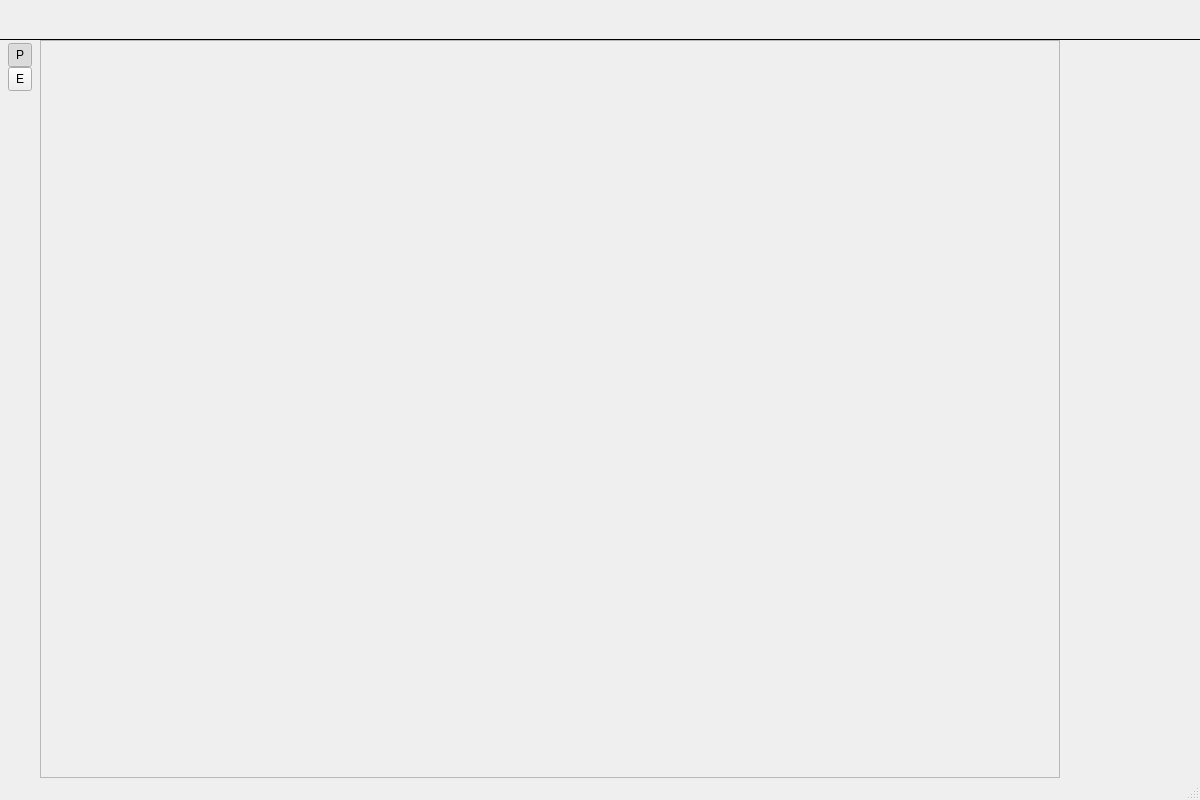
<?xml version="1.0" encoding="UTF-8"?>
<ui version="4.0">
 <class>MainWindow</class>
 <widget class="QMainWindow" name="MainWindow">
  <property name="geometry">
   <rect>
    <x>0</x>
    <y>0</y>
    <width>1200</width>
    <height>800</height>
   </rect>
  </property>
  <property name="windowTitle">
   <string>qtpaint</string>
  </property>
  <widget class="QWidget" name="centralwidget">
   <property name="sizePolicy">
    <sizepolicy hsizetype="Preferred" vsizetype="Preferred">
     <horstretch>0</horstretch>
     <verstretch>0</verstretch>
    </sizepolicy>
   </property>
   <layout class="QGridLayout" name="gridLayout">
    <property name="leftMargin">
     <number>0</number>
    </property>
    <property name="topMargin">
     <number>0</number>
    </property>
    <property name="rightMargin">
     <number>0</number>
    </property>
    <property name="bottomMargin">
     <number>0</number>
    </property>
    <property name="spacing">
     <number>0</number>
    </property>
    <item row="0" column="0">
     <widget class="QWidget" name="topBar" native="true">
      <property name="sizePolicy">
       <sizepolicy hsizetype="Expanding" vsizetype="Fixed">
        <horstretch>0</horstretch>
        <verstretch>0</verstretch>
       </sizepolicy>
      </property>
      <property name="minimumSize">
       <size>
        <width>0</width>
        <height>34</height>
       </size>
      </property>
      <property name="maximumSize">
       <size>
        <width>16777215</width>
        <height>40</height>
       </size>
      </property>
      <property name="styleSheet">
       <string notr="true">QWidget#topBar {
	border-bottom-style: solid; 
	border-bottom-width: 1px;
	border-bottom-color: #000000; 
}
</string>
      </property>
     </widget>
    </item>
    <item row="1" column="0">
     <widget class="QSplitter" name="splitter">
      <property name="orientation">
       <enum>Qt::Horizontal</enum>
      </property>
      <property name="handleWidth">
       <number>0</number>
      </property>
      <property name="childrenCollapsible">
       <bool>false</bool>
      </property>
      <widget class="QWidget" name="toolPanel" native="true">
       <property name="sizePolicy">
        <sizepolicy hsizetype="Preferred" vsizetype="Preferred">
         <horstretch>0</horstretch>
         <verstretch>0</verstretch>
        </sizepolicy>
       </property>
       <property name="minimumSize">
        <size>
         <width>40</width>
         <height>0</height>
        </size>
       </property>
       <property name="baseSize">
        <size>
         <width>40</width>
         <height>0</height>
        </size>
       </property>
       <layout class="QVBoxLayout" name="verticalLayout_2">
        <property name="spacing">
         <number>0</number>
        </property>
        <property name="leftMargin">
         <number>0</number>
        </property>
        <property name="topMargin">
         <number>3</number>
        </property>
        <property name="rightMargin">
         <number>0</number>
        </property>
        <item>
         <layout class="QGridLayout" name="gridLayout_2">
          <item row="0" column="0">
           <layout class="QVBoxLayout" name="verticalLayout">
            <property name="spacing">
             <number>0</number>
            </property>
            <item alignment="Qt::AlignHCenter">
             <widget class="QToolButton" name="toolButton">
              <property name="minimumSize">
               <size>
                <width>24</width>
                <height>24</height>
               </size>
              </property>
              <property name="maximumSize">
               <size>
                <width>24</width>
                <height>24</height>
               </size>
              </property>
              <property name="text">
               <string>P</string>
              </property>
              <property name="checkable">
               <bool>true</bool>
              </property>
              <property name="checked">
               <bool>true</bool>
              </property>
              <attribute name="buttonGroup">
               <string notr="true">buttonGroup</string>
              </attribute>
             </widget>
            </item>
            <item alignment="Qt::AlignHCenter">
             <widget class="QToolButton" name="toolButton_2">
              <property name="sizePolicy">
               <sizepolicy hsizetype="Fixed" vsizetype="Fixed">
                <horstretch>0</horstretch>
                <verstretch>0</verstretch>
               </sizepolicy>
              </property>
              <property name="minimumSize">
               <size>
                <width>24</width>
                <height>24</height>
               </size>
              </property>
              <property name="maximumSize">
               <size>
                <width>24</width>
                <height>24</height>
               </size>
              </property>
              <property name="baseSize">
               <size>
                <width>40</width>
                <height>40</height>
               </size>
              </property>
              <property name="text">
               <string>E</string>
              </property>
              <property name="checkable">
               <bool>true</bool>
              </property>
              <attribute name="buttonGroup">
               <string notr="true">buttonGroup</string>
              </attribute>
             </widget>
            </item>
           </layout>
          </item>
         </layout>
        </item>
        <item>
         <spacer name="verticalSpacer">
          <property name="orientation">
           <enum>Qt::Vertical</enum>
          </property>
          <property name="sizeHint" stdset="0">
           <size>
            <width>20</width>
            <height>654</height>
           </size>
          </property>
         </spacer>
        </item>
       </layout>
      </widget>
      <widget class="QWidget" name="centerPanel" native="true">
       <property name="sizePolicy">
        <sizepolicy hsizetype="Expanding" vsizetype="Expanding">
         <horstretch>1</horstretch>
         <verstretch>1</verstretch>
        </sizepolicy>
       </property>
       <layout class="QGridLayout" name="gridLayout_3">
        <property name="leftMargin">
         <number>0</number>
        </property>
        <property name="topMargin">
         <number>0</number>
        </property>
        <property name="rightMargin">
         <number>0</number>
        </property>
        <property name="bottomMargin">
         <number>0</number>
        </property>
        <property name="spacing">
         <number>0</number>
        </property>
        <item row="0" column="0">
         <widget class="QFrame" name="frame">
          <property name="frameShape">
           <enum>QFrame::StyledPanel</enum>
          </property>
          <property name="frameShadow">
           <enum>QFrame::Plain</enum>
          </property>
          <layout class="QGridLayout" name="gridLayout_4">
           <property name="leftMargin">
            <number>0</number>
           </property>
           <property name="topMargin">
            <number>0</number>
           </property>
           <property name="rightMargin">
            <number>0</number>
           </property>
           <property name="bottomMargin">
            <number>0</number>
           </property>
           <property name="spacing">
            <number>0</number>
           </property>
           <item row="0" column="0">
            <widget class="CanvasViewport" name="viewport" native="true">
             <property name="sizePolicy">
              <sizepolicy hsizetype="Expanding" vsizetype="Expanding">
               <horstretch>0</horstretch>
               <verstretch>0</verstretch>
              </sizepolicy>
             </property>
            </widget>
           </item>
          </layout>
         </widget>
        </item>
       </layout>
      </widget>
      <widget class="LayerPanel" name="layerPanel" native="true">
       <property name="sizePolicy">
        <sizepolicy hsizetype="Minimum" vsizetype="Preferred">
         <horstretch>0</horstretch>
         <verstretch>1</verstretch>
        </sizepolicy>
       </property>
       <property name="minimumSize">
        <size>
         <width>140</width>
         <height>0</height>
        </size>
       </property>
       <property name="sizeIncrement">
        <size>
         <width>0</width>
         <height>0</height>
        </size>
       </property>
       <property name="baseSize">
        <size>
         <width>160</width>
         <height>0</height>
        </size>
       </property>
       <property name="layoutDirection">
        <enum>Qt::LeftToRight</enum>
       </property>
      </widget>
     </widget>
    </item>
   </layout>
  </widget>
  <widget class="QMenuBar" name="menubar">
   <property name="geometry">
    <rect>
     <x>0</x>
     <y>0</y>
     <width>1200</width>
     <height>21</height>
    </rect>
   </property>
  </widget>
  <widget class="QStatusBar" name="statusbar"/>
 </widget>
 <customwidgets>
  <customwidget>
   <class>LayerPanel</class>
   <extends>QWidget</extends>
   <header>include/layerpanel.h</header>
   <container>1</container>
  </customwidget>
  <customwidget>
   <class>CanvasViewport</class>
   <extends>QWidget</extends>
   <header>canvasviewport.h</header>
   <container>1</container>
  </customwidget>
 </customwidgets>
 <resources/>
 <connections/>
 <buttongroups>
  <buttongroup name="buttonGroup"/>
 </buttongroups>
</ui>
